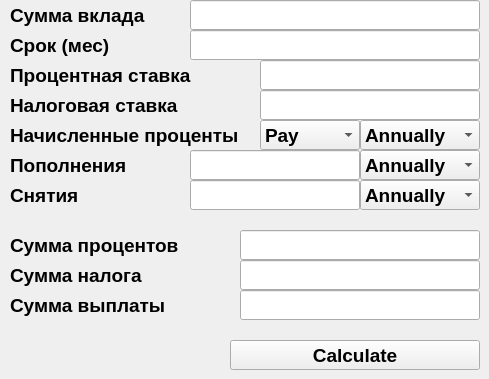
    <widget class="QWidget" name="deposit_tab">
     <attribute name="title">
      <string>Deposit</string>
     </attribute>
     <widget class="QLabel" name="deposit_label1">
      <property name="geometry">
       <rect>
        <x>10</x>
        <y>0</y>
        <width>181</width>
        <height>30</height>
       </rect>
      </property>
      <property name="font">
       <font>
        <family>Ubuntu</family>
        <pointsize>14</pointsize>
        <italic>false</italic>
        <bold>true</bold>
       </font>
      </property>
      <property name="styleSheet">
       <string notr="true"/>
      </property>
      <property name="text">
       <string>Сумма вклада</string>
      </property>
     </widget>
     <widget class="QLabel" name="deposit_label2">
      <property name="geometry">
       <rect>
        <x>10</x>
        <y>30</y>
        <width>181</width>
        <height>30</height>
       </rect>
      </property>
      <property name="font">
       <font>
        <family>Ubuntu</family>
        <pointsize>14</pointsize>
        <italic>false</italic>
        <bold>true</bold>
       </font>
      </property>
      <property name="styleSheet">
       <string notr="true"/>
      </property>
      <property name="text">
       <string>Срок (мес)</string>
      </property>
     </widget>
     <widget class="QLabel" name="deposit_label3">
      <property name="geometry">
       <rect>
        <x>10</x>
        <y>60</y>
        <width>251</width>
        <height>30</height>
       </rect>
      </property>
      <property name="font">
       <font>
        <family>Ubuntu</family>
        <pointsize>14</pointsize>
        <italic>false</italic>
        <bold>true</bold>
       </font>
      </property>
      <property name="styleSheet">
       <string notr="true"/>
      </property>
      <property name="text">
       <string>Процентная ставка</string>
      </property>
     </widget>
     <widget class="QLabel" name="deposit_label4">
      <property name="geometry">
       <rect>
        <x>10</x>
        <y>90</y>
        <width>251</width>
        <height>30</height>
       </rect>
      </property>
      <property name="font">
       <font>
        <family>Ubuntu</family>
        <pointsize>14</pointsize>
        <italic>false</italic>
        <bold>true</bold>
       </font>
      </property>
      <property name="styleSheet">
       <string notr="true"/>
      </property>
      <property name="text">
       <string>Налоговая ставка</string>
      </property>
     </widget>
     <widget class="QLabel" name="deposit_label5">
      <property name="geometry">
       <rect>
        <x>10</x>
        <y>120</y>
        <width>251</width>
        <height>30</height>
       </rect>
      </property>
      <property name="font">
       <font>
        <family>Ubuntu</family>
        <pointsize>14</pointsize>
        <italic>false</italic>
        <bold>true</bold>
       </font>
      </property>
      <property name="styleSheet">
       <string notr="true"/>
      </property>
      <property name="text">
       <string>Начисленные проценты</string>
      </property>
     </widget>
     <widget class="QLabel" name="deposit_label10">
      <property name="geometry">
       <rect>
        <x>10</x>
        <y>260</y>
        <width>231</width>
        <height>30</height>
       </rect>
      </property>
      <property name="font">
       <font>
        <family>Ubuntu</family>
        <pointsize>14</pointsize>
        <italic>false</italic>
        <bold>true</bold>
       </font>
      </property>
      <property name="styleSheet">
       <string notr="true"/>
      </property>
      <property name="text">
       <string>Сумма налога</string>
      </property>
     </widget>
     <widget class="QLabel" name="deposit_label7">
      <property name="geometry">
       <rect>
        <x>10</x>
        <y>150</y>
        <width>181</width>
        <height>30</height>
       </rect>
      </property>
      <property name="font">
       <font>
        <family>Ubuntu</family>
        <pointsize>14</pointsize>
        <italic>false</italic>
        <bold>true</bold>
       </font>
      </property>
      <property name="styleSheet">
       <string notr="true"/>
      </property>
      <property name="text">
       <string>Пополнения</string>
      </property>
     </widget>
     <widget class="QLabel" name="deposit_label9">
      <property name="geometry">
       <rect>
        <x>10</x>
        <y>230</y>
        <width>231</width>
        <height>30</height>
       </rect>
      </property>
      <property name="font">
       <font>
        <family>Ubuntu</family>
        <pointsize>14</pointsize>
        <italic>false</italic>
        <bold>true</bold>
       </font>
      </property>
      <property name="styleSheet">
       <string notr="true"/>
      </property>
      <property name="text">
       <string>Сумма процентов</string>
      </property>
     </widget>
     <widget class="QLabel" name="deposit_label8">
      <property name="geometry">
       <rect>
        <x>10</x>
        <y>180</y>
        <width>181</width>
        <height>30</height>
       </rect>
      </property>
      <property name="font">
       <font>
        <family>Ubuntu</family>
        <pointsize>14</pointsize>
        <italic>false</italic>
        <bold>true</bold>
       </font>
      </property>
      <property name="styleSheet">
       <string notr="true"/>
      </property>
      <property name="text">
       <string>Снятия</string>
      </property>
     </widget>
     <widget class="QLineEdit" name="sum_of_deposit">
      <property name="geometry">
       <rect>
        <x>190</x>
        <y>0</y>
        <width>290</width>
        <height>30</height>
       </rect>
      </property>
      <property name="font">
       <font>
        <family>Ubuntu</family>
        <pointsize>14</pointsize>
        <italic>false</italic>
        <bold>true</bold>
       </font>
      </property>
      <property name="styleSheet">
       <string notr="true"/>
      </property>
     </widget>
     <widget class="QLineEdit" name="term_of_deposit">
      <property name="geometry">
       <rect>
        <x>190</x>
        <y>30</y>
        <width>290</width>
        <height>30</height>
       </rect>
      </property>
      <property name="font">
       <font>
        <family>Ubuntu</family>
        <pointsize>14</pointsize>
        <italic>false</italic>
        <bold>true</bold>
       </font>
      </property>
      <property name="styleSheet">
       <string notr="true"/>
      </property>
     </widget>
     <widget class="QLineEdit" name="rate_of_deposit">
      <property name="geometry">
       <rect>
        <x>260</x>
        <y>60</y>
        <width>220</width>
        <height>30</height>
       </rect>
      </property>
      <property name="font">
       <font>
        <family>Ubuntu</family>
        <pointsize>14</pointsize>
        <italic>false</italic>
        <bold>true</bold>
       </font>
      </property>
      <property name="styleSheet">
       <string notr="true"/>
      </property>
     </widget>
     <widget class="QComboBox" name="accured_interest_box">
      <property name="geometry">
       <rect>
        <x>260</x>
        <y>120</y>
        <width>100</width>
        <height>30</height>
       </rect>
      </property>
      <property name="font">
       <font>
        <family>Ubuntu</family>
        <pointsize>14</pointsize>
        <italic>false</italic>
        <bold>true</bold>
       </font>
      </property>
      <property name="styleSheet">
       <string notr="true"/>
      </property>
      <item>
       <property name="text">
        <string>Pay</string>
       </property>
      </item>
      <item>
       <property name="text">
        <string>Add</string>
       </property>
      </item>
     </widget>
     <widget class="QLineEdit" name="replenish_of_deposit">
      <property name="geometry">
       <rect>
        <x>190</x>
        <y>150</y>
        <width>170</width>
        <height>30</height>
       </rect>
      </property>
      <property name="font">
       <font>
        <family>Ubuntu</family>
        <pointsize>14</pointsize>
        <italic>false</italic>
        <bold>true</bold>
       </font>
      </property>
      <property name="styleSheet">
       <string notr="true"/>
      </property>
     </widget>
     <widget class="QComboBox" name="replenishments_box">
      <property name="geometry">
       <rect>
        <x>360</x>
        <y>150</y>
        <width>120</width>
        <height>30</height>
       </rect>
      </property>
      <property name="font">
       <font>
        <family>Ubuntu</family>
        <pointsize>14</pointsize>
        <italic>false</italic>
        <bold>true</bold>
       </font>
      </property>
      <property name="styleSheet">
       <string notr="true"/>
      </property>
      <item>
       <property name="text">
        <string>Annually</string>
       </property>
      </item>
      <item>
       <property name="text">
        <string>Monthly</string>
       </property>
      </item>
     </widget>
     <widget class="QLineEdit" name="total_interest">
      <property name="geometry">
       <rect>
        <x>240</x>
        <y>230</y>
        <width>240</width>
        <height>30</height>
       </rect>
      </property>
      <property name="font">
       <font>
        <family>Ubuntu</family>
        <pointsize>14</pointsize>
        <italic>false</italic>
        <bold>true</bold>
       </font>
      </property>
      <property name="styleSheet">
       <string notr="true"/>
      </property>
      <property name="readOnly">
       <bool>true</bool>
      </property>
     </widget>
     <widget class="QLineEdit" name="withdrawl_of_deposit">
      <property name="geometry">
       <rect>
        <x>190</x>
        <y>180</y>
        <width>170</width>
        <height>30</height>
       </rect>
      </property>
      <property name="font">
       <font>
        <family>Ubuntu</family>
        <pointsize>14</pointsize>
        <italic>false</italic>
        <bold>true</bold>
       </font>
      </property>
      <property name="styleSheet">
       <string notr="true"/>
      </property>
     </widget>
     <widget class="QLineEdit" name="total_tax">
      <property name="geometry">
       <rect>
        <x>240</x>
        <y>260</y>
        <width>240</width>
        <height>30</height>
       </rect>
      </property>
      <property name="font">
       <font>
        <family>Ubuntu</family>
        <pointsize>14</pointsize>
        <italic>false</italic>
        <bold>true</bold>
       </font>
      </property>
      <property name="styleSheet">
       <string notr="true"/>
      </property>
      <property name="readOnly">
       <bool>true</bool>
      </property>
     </widget>
     <widget class="QLineEdit" name="tax_rate_of_deposit">
      <property name="geometry">
       <rect>
        <x>260</x>
        <y>90</y>
        <width>220</width>
        <height>30</height>
       </rect>
      </property>
      <property name="font">
       <font>
        <family>Ubuntu</family>
        <pointsize>14</pointsize>
        <italic>false</italic>
        <bold>true</bold>
       </font>
      </property>
      <property name="styleSheet">
       <string notr="true"/>
      </property>
     </widget>
     <widget class="QLabel" name="deposit_label11">
      <property name="geometry">
       <rect>
        <x>10</x>
        <y>290</y>
        <width>231</width>
        <height>30</height>
       </rect>
      </property>
      <property name="font">
       <font>
        <family>Ubuntu</family>
        <pointsize>14</pointsize>
        <italic>false</italic>
        <bold>true</bold>
       </font>
      </property>
      <property name="styleSheet">
       <string notr="true"/>
      </property>
      <property name="text">
       <string>Сумма выплаты</string>
      </property>
     </widget>
     <widget class="QLineEdit" name="total_payout">
      <property name="geometry">
       <rect>
        <x>240</x>
        <y>290</y>
        <width>240</width>
        <height>30</height>
       </rect>
      </property>
      <property name="font">
       <font>
        <family>Ubuntu</family>
        <pointsize>14</pointsize>
        <italic>false</italic>
        <bold>true</bold>
       </font>
      </property>
      <property name="styleSheet">
       <string notr="true"/>
      </property>
      <property name="readOnly">
       <bool>true</bool>
      </property>
     </widget>
     <widget class="QPushButton" name="calculate_deposit">
      <property name="geometry">
       <rect>
        <x>230</x>
        <y>340</y>
        <width>250</width>
        <height>30</height>
       </rect>
      </property>
      <property name="font">
       <font>
        <family>Ubuntu</family>
        <pointsize>14</pointsize>
        <italic>false</italic>
        <bold>true</bold>
       </font>
      </property>
      <property name="text">
       <string>Calculate</string>
      </property>
     </widget>
     <widget class="QComboBox" name="withdrawls_box">
      <property name="geometry">
       <rect>
        <x>360</x>
        <y>180</y>
        <width>120</width>
        <height>30</height>
       </rect>
      </property>
      <property name="font">
       <font>
        <family>Ubuntu</family>
        <pointsize>14</pointsize>
        <italic>false</italic>
        <bold>true</bold>
       </font>
      </property>
      <property name="styleSheet">
       <string notr="true"/>
      </property>
      <item>
       <property name="text">
        <string>Annually</string>
       </property>
      </item>
      <item>
       <property name="text">
        <string>Monthly</string>
       </property>
      </item>
     </widget>
     <widget class="QComboBox" name="accur_inter_term_box_2">
      <property name="geometry">
       <rect>
        <x>360</x>
        <y>120</y>
        <width>120</width>
        <height>30</height>
       </rect>
      </property>
      <property name="font">
       <font>
        <family>Ubuntu</family>
        <pointsize>14</pointsize>
        <italic>false</italic>
        <bold>true</bold>
       </font>
      </property>
      <property name="contextMenuPolicy">
       <enum>Qt::ContextMenuPolicy::DefaultContextMenu</enum>
      </property>
      <property name="styleSheet">
       <string notr="true"/>
      </property>
      <item>
       <property name="text">
        <string>Annually</string>
       </property>
      </item>
      <item>
       <property name="text">
        <string>Monthly</string>
       </property>
      </item>
     </widget>
    </widget>
